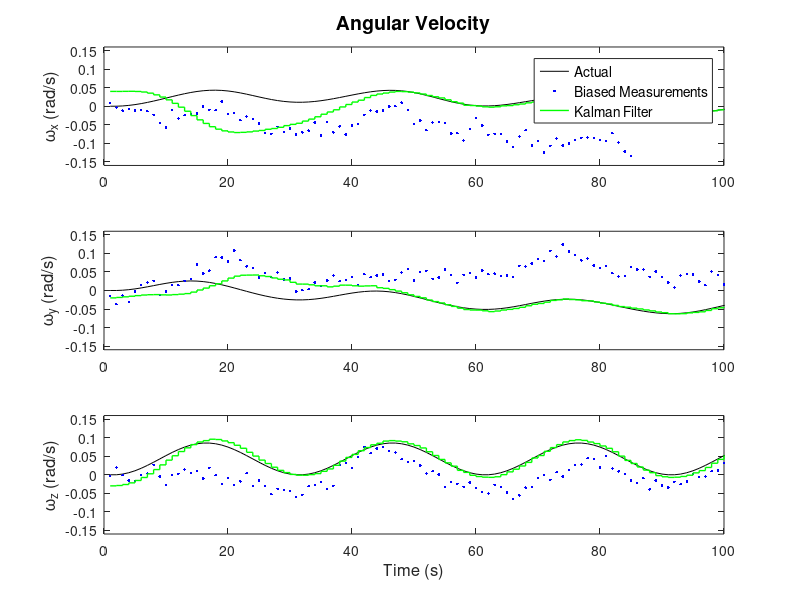
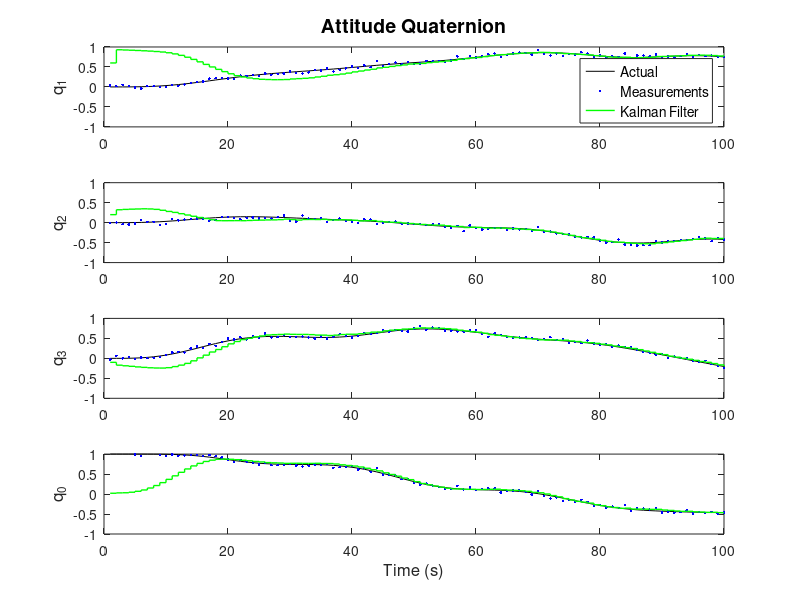
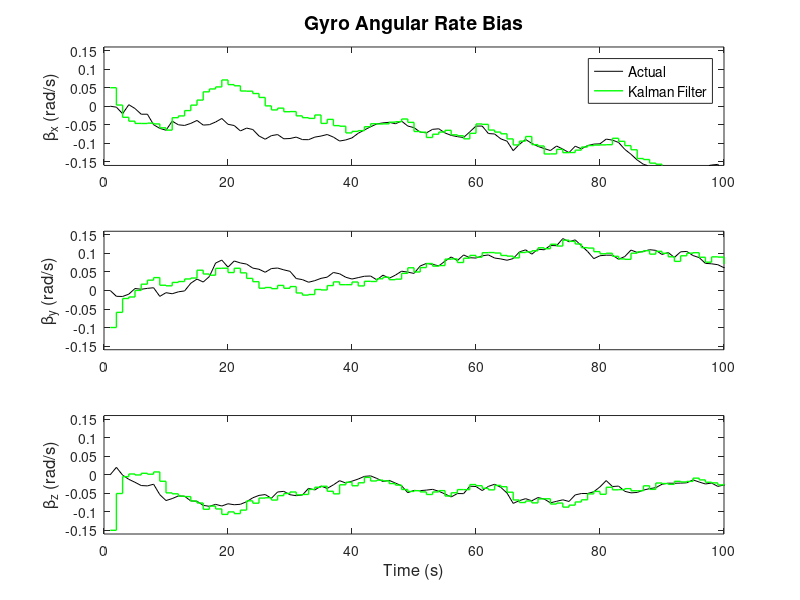

Recreate these plots in MATLAB, in order.

%% Load x_hat_kk results from C++ version
load x_hat_kk_cpp.txt
% x_hat_kk: state matrix values over many time instances (10x1)x100 matrix 
% array where 100 represents time instances and 10x1 consists of:
%                angular velocity (w)                     3x1
%                attitude quaternion (q vector portion)   3x1
%                attitude quaternion (q0 scalar portion)  1x1
%                gyro angular velocity bias (beta)        3x1


%% Load Test Data
% load the measurement variable "y" (7x251)
load y.txt
% each row of y corresponds to:
% 1. wx CubeSat angular velocity relative to ECI expressed in BF 
%       (x component) rad/s
% 2. wy CubeSat angular velocity relative to ECI expressed in BF 
%       (y component) rad/s
% 3. wz CubeSat angular velocity relative to ECI expressed in BF
%       (z component) rad/s
% 4. q1 element 1 of vector portion of quaternion representing rotation from ECI to BF
% 5. q2 element 2 of vector portion of quaternion representing rotation from ECI to BF
% 6. q3 element 3 of vector portion of quaternion representing rotation from ECI to BF
% 7. q0 scalar element quaternion representing rotation from ECI to BF

% load input variable "u" (3x251)
load u.txt
% each row of u corresponds to:
% 1. Tx applied torque x (in BF) Nm
% 2. Ty applied torque y (in BF) Nm
% 3. Tz applied torque z (in BF) Nm

% load "desired" variable (11x251) which contains the actual angular rates and
% quaternions and gyro angular rate bias which can be compared against 
% the estimates from the Kalman Filter
load desired.txt
% each column of desired corresponds to:
% 1. data time stamp, seconds (measurement sample rate is 1 second)
% 2. wx CubeSat angular velocity relative to ECI expressed in BF 
%       (x component) rad/s
% 3. wy CubeSat angular velocity relative to ECI expressed in BF 
%       (y component) rad/s
% 4. wz CubeSat angular velocity relative to ECI expressed in BF
%       (z component) rad/s
% 5. q1 element 1 of vector portion of quaternion representing rotation from ECI to BF
% 6. q2 element 2 of vector portion of quaternion representing rotation from ECI to BF
% 7. q3 element 3 of vector portion of quaternion representing rotation from ECI to BF
% 8. q0 scalar element quaternion representing rotation from ECI to BF
% 9. betax onboard gyro angular rate bias on BF x axis
%10. betay onboard gyro angular rate bias on BF y axis
%11. betaz onboard gyro angular rate bias on BF z axis

%% Define Constants
tmax = 100;% s, simulation time
Ts = 1;    % s, sample time


%% Plot Angular Velocity
figure(1)
subplot(3,1,1)
plot(desired(2,:),'k','LineWidth',.5)
hold on
plot(y(1,:),'b.')
stairs(x_hat_kk_cpp(1,:),'g-','LineWidth',1)
ylabel('\omega_x (rad/s)','FontSize',12)
legend({'Actual','Biased Measurements','Kalman Filter'},'FontSize',10)
title('Angular Velocity','FontSize',14)
axis([0 tmax/Ts -.16 .16])
subplot(3,1,2)
plot(desired(3,:),'k','LineWidth',.5)
hold on
plot(y(2,:),'b.')
stairs(x_hat_kk_cpp(2,:),'g-','LineWidth',1)
ylabel('\omega_y (rad/s)','FontSize',12)
axis([0 tmax/Ts -.16 .16])
subplot(3,1,3)
plot(desired(4,:),'k','LineWidth',.5)
hold on
plot(y(3,:),'b.')
stairs(x_hat_kk_cpp(3,:),'g-','LineWidth',1)
ylabel('\omega_z (rad/s)','FontSize',12)
xlabel('Time (s)','FontSize',12)
axis([0 tmax/Ts -.16 .16])
set(gcf,'Position',[488,100,560,700]) % x,y,width,height

%% Plot Attitude Quaternion
figure(2)
subplot(4,1,1)
plot(desired(5,:),'k','LineWidth',.5)
hold on
plot(y(4,:),'b.')
stairs(x_hat_kk_cpp(4,:),'g-','LineWidth',1)
ylabel('q_1','FontSize',12)
legend({'Actual','Measurements','Kalman Filter'},'FontSize',10)
title('Attitude Quaternion','FontSize',14)
axis([0 tmax/Ts -1 1])
subplot(4,1,2)
plot(desired(6,:),'k','LineWidth',.5)
hold on
plot(y(5,:),'b.')
stairs(x_hat_kk_cpp(5,:),'g-','LineWidth',1)
ylabel('q_2','FontSize',12)
axis([0 tmax/Ts -1 1])
subplot(4,1,3)
plot(desired(7,:),'k','LineWidth',.5)
hold on
plot(y(6,:),'b.')
stairs(x_hat_kk_cpp(6,:),'g-','LineWidth',1)
ylabel('q_3','FontSize',12)
axis([0 tmax/Ts -1 1])
subplot(4,1,4)
plot(desired(8,:),'k','LineWidth',.5)
hold on
plot(y(7,:),'b.')
stairs(x_hat_kk_cpp(7,:),'g-','LineWidth',1)
ylabel('q_0','FontSize',12)
xlabel('Time (s)','FontSize',12)
axis([0 tmax/Ts -1 1])
set(gcf,'Position',[488,100,560,700]) % x,y,width,height

%% Plot Gyro Angular Rate Bias
figure(3)
subplot(3,1,1)
plot(desired(9,:),'k','LineWidth',.5)
hold on
stairs(x_hat_kk_cpp(8,:),'g-','LineWidth',1)
ylabel('\beta_x (rad/s)','FontSize',12)
legend({'Actual','Kalman Filter'},'FontSize',10)
title('Gyro Angular Rate Bias','FontSize',14)
axis([0 tmax/Ts -.16 .16])
subplot(3,1,2)
plot(desired(10,:),'k','LineWidth',.5)
hold on
stairs(x_hat_kk_cpp(9,:),'g-','LineWidth',1)
ylabel('\beta_y (rad/s)','FontSize',12)
axis([0 tmax/Ts -.16 .16])
subplot(3,1,3)
plot(desired(11,:),'k','LineWidth',.5)
hold on
stairs(x_hat_kk_cpp(10,:),'g-','LineWidth',1)
ylabel('\beta_z (rad/s)','FontSize',12)
axis([0 tmax/Ts -.16 .16])
xlabel('Time (s)','FontSize',12)
set(gcf,'Position',[488,100,560,700]) % x,y,width,height